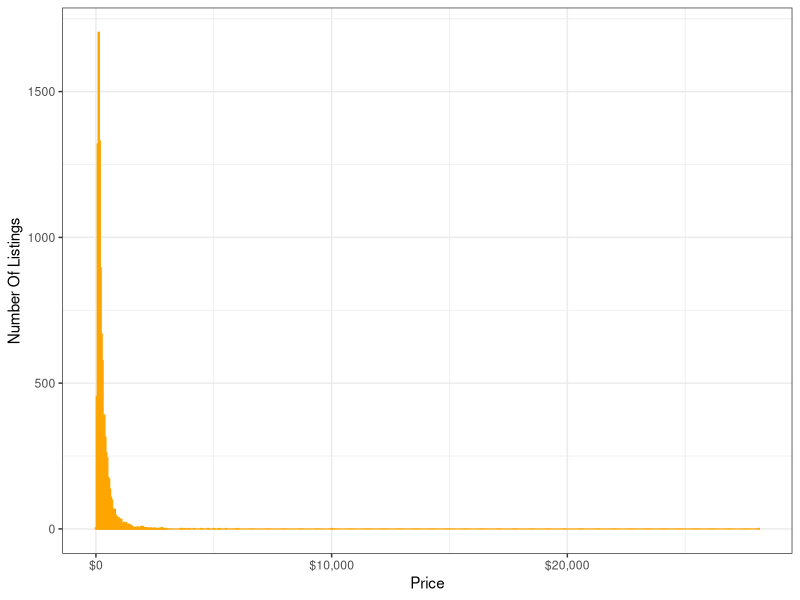
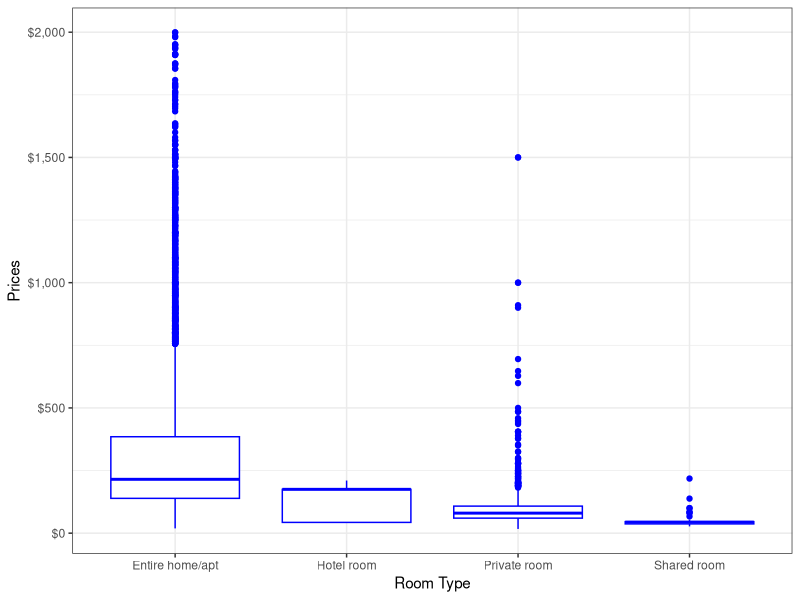
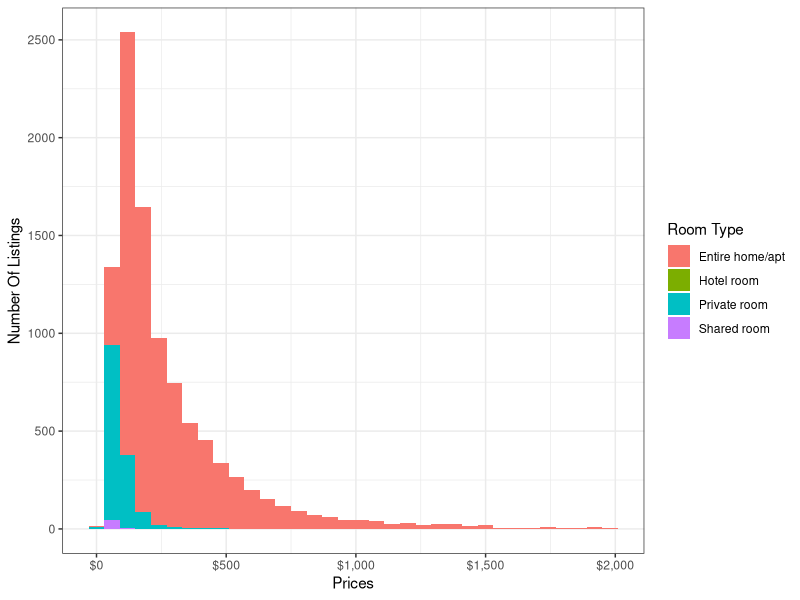
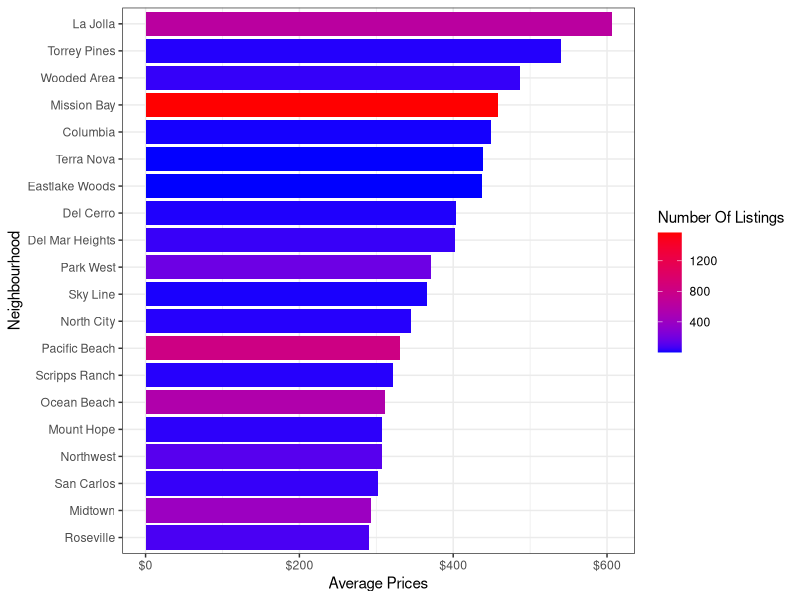
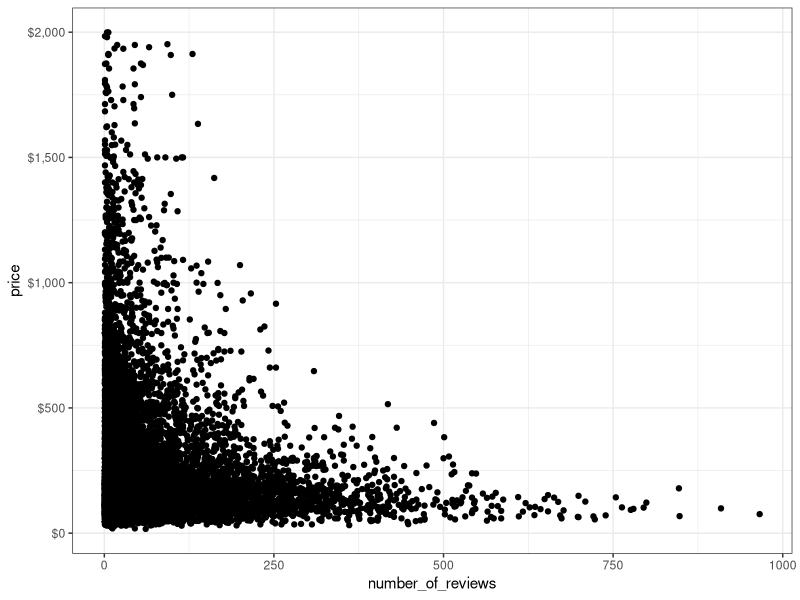
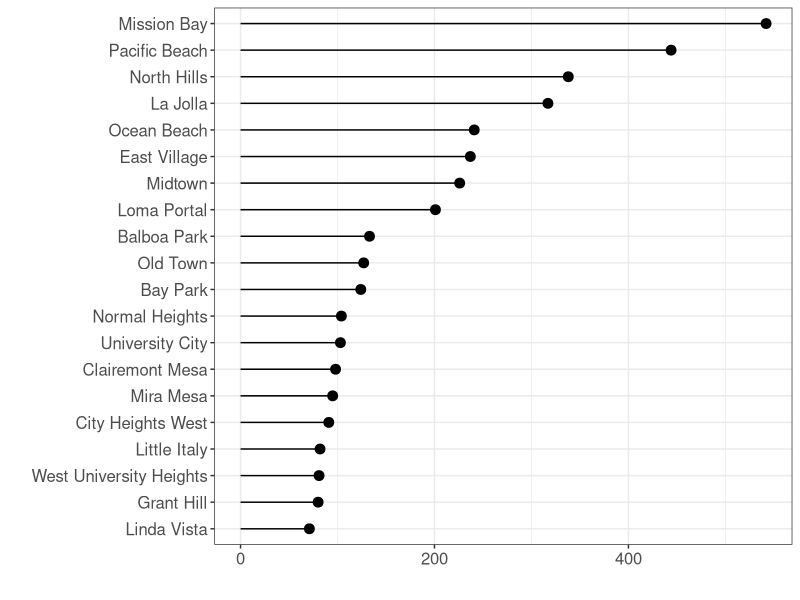

Here is the R script that generated these plots, in order:
## ---- chunk 1
library(tidyverse)
library(ggplot2)

setwd("C:/Users/joshu/Desktop/RPractice/san diego analysis/old/")
## ---- chunk 2
sd_dat = read.csv("san_diego_listings.csv", header = T)
sd_filt = sd_dat[!is.na(sd_dat$reviews_per_month),]
sd_filt = sd_filt[sd_filt$last_review >= "2022-01-01",]
## ---- chunk 3
ggplot(data = sd_filt, aes(x = price)) + 
  geom_histogram(binwidth = 40, color = "orange") + 
  labs(x = "Price", y = "Number Of Listings") +
  scale_x_continuous(labels=scales::dollar_format()) +
  theme_bw()
## ---- chunk 4
ggplot(data = sd_filt[sd_filt$price < 2000,], aes(x = room_type, y = price)) +
  geom_boxplot(color = "blue") +
  labs(x = "Room Type", y = "Prices") + 
  scale_y_continuous(labels=scales::dollar_format()) +
  theme_bw() + 
  theme(legend.position = "none")
## ---- chunk 5
ggplot(data = sd_filt[sd_filt$price < 2000,], aes(x = price, fill = factor(room_type))) +
  geom_histogram(binwidth = 60) +
  labs(x = "Prices", y = "Number Of Listings") + 
  scale_x_continuous(labels=scales::dollar_format()) +
  theme_bw() + 
  guides(fill = guide_legend(title = "Room Type"))
## ---- chunk 6
# Sorteing Average Neighbourhood Prices
neigh_price = sd_filt %>%
  group_by(neighbourhood) %>% 
  summarize(avg_price = mean(price))
neigh_price = neigh_price[order(neigh_price$avg_price, decreasing = T),]

neigh_count = sd_filt %>%
  group_by(neighbourhood) %>%
  count()

top_neigh_prices = neigh_price[1:20,]
top_neigh_prices = left_join(top_neigh_prices, neigh_count, by = "neighbourhood")

# Barplot of Prices
ggplot(data = top_neigh_prices, aes(x = fct_reorder(neighbourhood, avg_price), y = avg_price)) +
  geom_bar(stat = "identity", aes(fill = n)) + 
  labs(x = "Neighbourhood", y = "Average Prices") +
  scale_y_continuous(labels=scales::dollar_format()) +
  coord_flip() + 
  theme_bw() +
  guides(fill = guide_colourbar(title="Number Of Listings")) +
  scale_fill_gradient(low = "blue", high = "red", na.value = NA)

## ---- chunk 7
ggplot(data = sd_filt[sd_filt$price < 2000,], aes(x = number_of_reviews, y = price)) +
  geom_point() + 
  scale_y_continuous(labels=scales::dollar_format()) + 
  theme_bw()
## ---- chunk 8
host_count = sd_filt %>%
      group_by(neighbourhood) %>%
      summarize(num_host = n_distinct(host_id))
host_count = host_count[order(host_count$num_host, decreasing = T),]

ggplot(data = host_count[1:20,], aes(x = fct_reorder(neighbourhood, num_host), y = num_host)) +
  geom_point(size = 3) +
  geom_segment(aes(x = neighbourhood,
                   xend = neighbourhood,
                   y = 0,
                   yend = num_host)) +
  labs(x = "", y = "") +
  coord_flip() + 
  theme_bw() +
  theme(text = element_text(size = 15))
